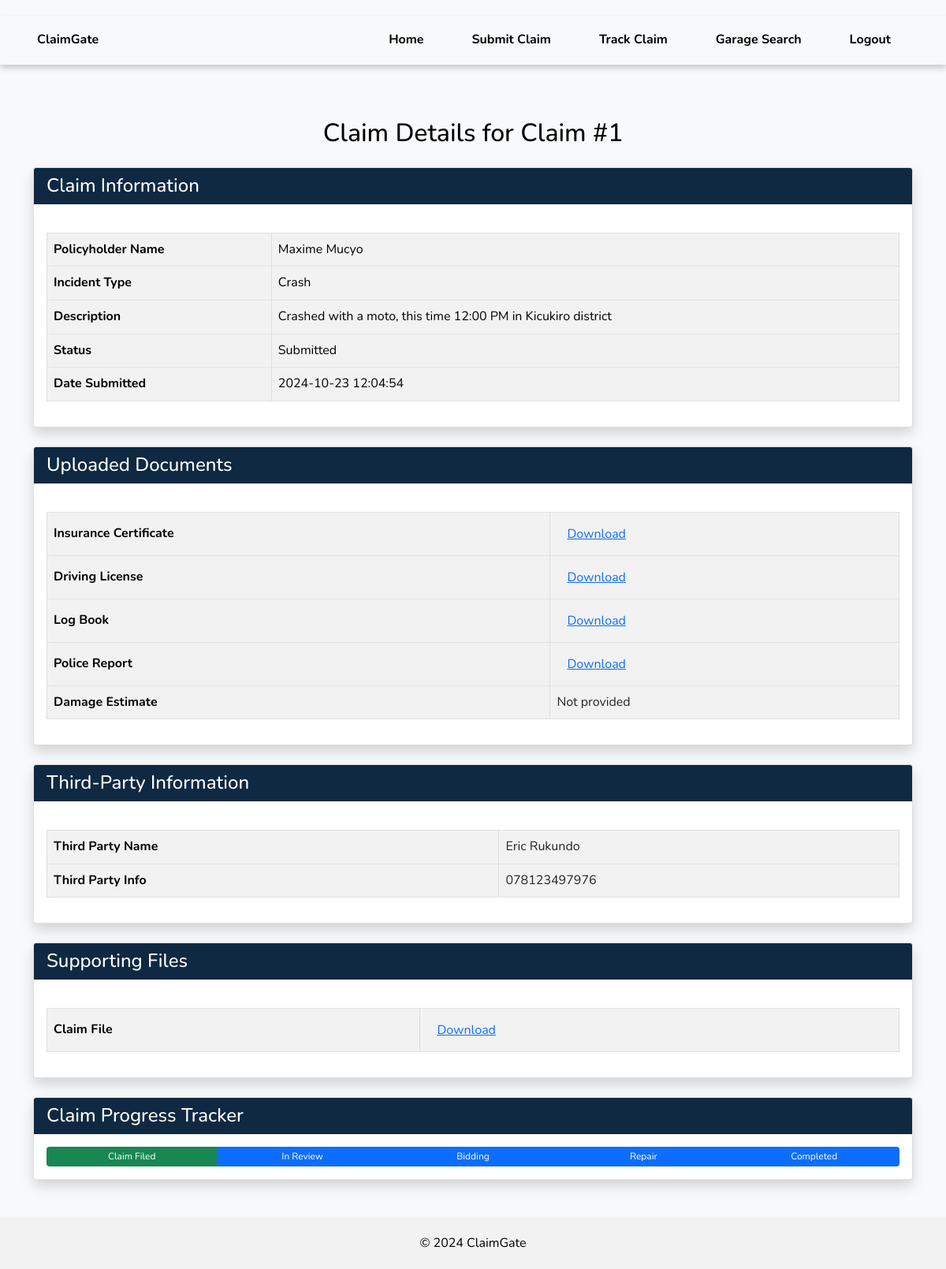
The page /views/claim_detail.php?id=1 (signed in) on the database its author committed.
### tables this page shows
CREATE TABLE IF NOT EXISTS `claims` (
  `id` int NOT NULL AUTO_INCREMENT,
  `policyholder_name` varchar(255) NOT NULL,
  `incident_type` varchar(255) NOT NULL,
  `description` text NOT NULL,
  `insurance_certificate` varchar(255) NOT NULL,
  `driving_license` varchar(255) NOT NULL,
  `log_book` varchar(255) NOT NULL,
  `police_report` varchar(255) NOT NULL,
  `damage_estimate` varchar(255) DEFAULT NULL,
  `third_party_name` varchar(255) DEFAULT NULL,
  `third_party_info` text,
  `claim_file` varchar(255) NOT NULL,
  `status` varchar(50) DEFAULT 'Submitted',
  `date_submitted` datetime DEFAULT CURRENT_TIMESTAMP,
  `user_id` int NOT NULL,
  PRIMARY KEY (`id`)
);

### views/claim_detail.php (the view, shortened to what this page needs)
<?php
require '../config/db.php';
if (isset($_GET['id']) && is_numeric($_GET['id'])) {
    $claim_id = $_GET['id'];
    $stmt = $pdo->prepare("SELECT * FROM claims WHERE id = :claim_id");
    $stmt->execute(['claim_id' => $claim_id]);
    $claim = $stmt->fetch(PDO::FETCH_ASSOC);
    if ($claim) {
        ?>
        <!DOCTYPE html>
        <html lang="en">
        <head>
            <link href="https://cdn.jsdelivr.net/npm/bootstrap@5.1.3/dist/css/bootstrap.min.css" rel="stylesheet">
            <link href="vendor/fontawesome-free/css/all.min.css" rel="stylesheet" type="text/css">
            <link rel="stylesheet" href="../css/styles.css">
        </head>
        <body>
            <header>
                <nav class="navbar navbar-expand-lg">
                    <div class="container-fluid">
                        <a class="navbar-brand" href="#">ClaimGate</a>
                        <div class="collapse navbar-collapse" id="navbarNav">
                            <ul class="navbar-nav ms-auto">
                                <li class="nav-item">
                                    <a class="nav-link" href="index.php">Home</a>
                                </li>
                                <li class="nav-item">
                                    <a class="nav-link" href="submit_claim.php">Submit Claim</a>
                                </li>
                                <li class="nav-item">
                                    <a class="nav-link" href="track_claim.php">Track Claim</a>
                                </li>
                                <li class="nav-item">
                                    <a class="nav-link" href="garage_search.php">Garage Search</a>
                                </li>
                                <li class="nav-item">
                                    <a class="nav-link" href="../controllers/AuthController.php?action=logout">Logout</a>
                                </li>
                            </ul>
                        </div>
                    </div>
                </nav>
            </header>
            <div class="container my-5">
                <h2 class="text-center mb-4">Claim Details for Claim #<?php echo htmlspecialchars($claim['id']); ?></h2>
                <div class="card shadow mb-4">
                    <div class="card-header">
                        <h4 class="mb-0">Claim Information</h4>
                    </div>
                    <div class="card-body">
                        <table class="table table-bordered text-black">
                            <tbody class="text-black mb-4">
                                <tr>
                                    <th class="text-black">Policyholder Name</th>
                                    <td><?php echo htmlspecialchars($claim['policyholder_name']); ?></td>
                                </tr>
                                <tr>
                                    <th class="text-black">Incident Type</th>
                                    <td><?php echo htmlspecialchars($claim['incident_type']); ?></td>
                                </tr>
                                <tr>
                                    <th class="text-black">Description</th>
                                    <td><?php echo nl2br(htmlspecialchars($claim['description'])); ?></td>
                                </tr>
                                <tr>
                                    <th class="text-black">Status</th>
                                    <td><?php echo htmlspecialchars($claim['status']); ?></td>
                                </tr>
                                <tr>
                                    <th class="text-black">Date Submitted</th>
                                    <td><?php echo htmlspecialchars($claim['date_submitted']); ?></td>
                                </tr>
                            </tbody>
                        </table>
                    </div>
                </div>
                <div class="card shadow mb-4">
                    <div class="card-header">
                        <h4 class="mb-0">Uploaded Documents</h4>
                    </div>
                    <div class="card-body">
                        <table class="table table-bordered">
                            <tbody>
                                <tr>
                                    <th class="text-black">Insurance Certificate</th>
                                    <td><?php echo $claim['insurance_certificate'] ? '<a href="' . htmlspecialchars($claim['insurance_certificate']) . '" class="btn btn-link">Download</a>' : 'Not provided'; ?>
                                    </td>
                                </tr>
                                <tr>
                                    <th class="text-black">Driving License</th>
                                    <td><?php echo $claim['driving_license'] ? '<a href="' . htmlspecialchars($claim['driving_license']) . '" class="btn btn-link">Download</a>' : 'Not provided'; ?>
                                    </td>
                                </tr>
                                <tr>
                                    <th class="text-black">Log Book</th>
                                    <td><?php echo $claim['log_book'] ? '<a href="' . htmlspecialchars($claim['log_book']) . '" class="btn btn-link">Download</a>' : 'Not provided'; ?>
                                    </td>
                                </tr>
                                <tr>
                                    <th class="text-black">Police Report</th>
                                    <td><?php echo $claim['police_report'] ? '<a href="' . htmlspecialchars($claim['police_report']) . '" class="btn btn-link">Download</a>' : 'Not provided'; ?>
                                    </td>
                                </tr>
                                <tr>
                                    <th class="text-black">Damage Estimate</th>
                                    <td><?php echo $claim['damage_estimate'] ? '<a href="' . htmlspecialchars($claim['damage_estimate']) . '" class="btn btn-link">Download</a>' : 'Not provided'; ?>
                                    </td>
                                </tr>
                            </tbody>
                        </table>
                    </div>
                </div>
                <div class="card shadow mb-4">
                    <div class="card-header">
                        <h4 class="mb-0">Third-Party Information</h4>
                    </div>
                    <div class="card-body">
                        <table class="table table-bordered">
                            <tbody>
                                <tr>
                                    <th class="text-black">Third Party Name</th>
                                    <td><?php echo $claim['third_party_name'] ? htmlspecialchars($claim['third_party_name']) : 'Not applicable'; ?>
                                    </td>
                                </tr>
                                <tr>
                                    <th class="text-black">Third Party Info</th>
                                    <td><?php echo $claim['third_party_info'] ? nl2br(htmlspecialchars($claim['third_party_info'])) : 'Not applicable'; ?>
                                    </td>
                                </tr>
                            </tbody>
                        </table>
                    </div>
                </div>
                <div class="card shadow mb-4">
                    <div class="card-header">
                        <h4 class="mb-0">Supporting Files</h4>
                    </div>
                    <div class="card-body">
                        <table class="table table-bordered">
                            <tbody>
                                <tr>
                                    <th class="text-black">Claim File</th>
                                    <td><?php echo $claim['claim_file'] ? '<a href="' . htmlspecialchars($claim['claim_file']) . '" class="btn btn-link">Download</a>' : 'Not provided'; ?>
                                    </td>
                                </tr>
                            </tbody>
                        </table>
                    </div>
                </div>
                <div class="card shadow">
                    <div class="card-header">
                        <h4 class="mb-0">Claim Progress Tracker</h4>
                    </div>
                    <div class="card-body ">
                        <div class="progress">
                            <?php
                            $statuses = ['Claim Filed', 'In Review', 'Bidding', 'Repair', 'Completed'];
                            $currentStatusIndex = array_search($claim['status'], $statuses);
                            foreach ($statuses as $index => $status) {
                                $isActive = $index <= $currentStatusIndex ? 'bg-success' : 'bg-grey';
                                echo "<div class='progress-bar $isActive' style='width: " . (100 / count($statuses)) . "%;'>$status</div>";
                            }
                            ?>
                        </div>
                    </div>
                </div>
            </div>
            <footer class=" footer">
                <p class="mb-0">&copy; 2024 ClaimGate</p>
            </footer>
        </body>
        </html>
        <?php
    } else {
        echo "<div class='container my-5'><p class='alert alert-danger'>Claim not found.</p></div>";
    }
} else {
    echo "<div class='container my-5'><p class='alert alert-danger'>Error: No valid claim ID provided.</p></div>";
}
?>

### css/styles.css (style rules this page uses)
:root { --secondary-color: #f8f9fa; --accent-color: #3ba8f5; --text-color: #000; --border-radius: 5px; --table-bg-color: #f2f2f2; --font-family-sans-serif: "Nunito", -apple-system, BlinkMacSystemFont, "Segoe UI", Roboto, "Helvetica Neue", Arial, sans-serif, "Apple Color Emoji", "Segoe UI Emoji", "Segoe UI Symbol", "Noto Color Emoji"; --font-family-monospace: SFMono-Regular, Menlo, Monaco, Consolas, "Liberation Mono", "Courier New", monospace; }
body { font-family: 'Nunito', sans-serif; margin: 0; padding: 0; background-color: var(--secondary-color); color: var(--text-color); line-height: 1.6; display: flex; min-height: 100vh; flex-direction: column; }
h1, h2, h3 { color: var(--primary-color); margin-bottom: 10px; }
a { color: var(--accent-color); text-decoration: none; }
table { width: 100%; border-collapse: collapse; margin-top: 20px; background-color: var(--table-bg-color); }
th, td { border: 1px solid #ddd; padding: 8px; text-align: left; }
th { background-color: var(--primary-color); color: white; }
header { background-color: var(--primary-color); color: white; padding: 20px 0; text-align: center; }
nav ul { list-style: none; padding: 0; margin: 0; text-align: center; }
nav li { display: inline-block; margin: 0 15px; }
nav a { color: white; text-decoration: none; padding: 10px 15px; border-radius: var(--border-radius); transition: background-color 0.3s ease; }
footer { background-color: #f2f2f2; color: black; text-align: center; padding: 20px 0; margin-top: auto; }

### views/claim_detail.php (style rules this page uses)
body { font-family: 'Nunito', sans-serif; }
.navbar { box-shadow: 0 4px 8px rgba(0, 0, 0, 0.2); padding: 10px 20px; }
.navbar a { color: #333333; font-size: 16px; font-weight: bold; text-decoration: none; margin-right: 15px; }
.navbar-brand { font-weight: bold; font-size: 1.5rem; color: black !important; }
.nav-link { color: black !important; transition: color 0.3s; }
.card-header { background-color: #0f2942; color: white; }
.progress { height: 25px; color: green; }
.progress-bar { transition: width 0.4s ease; }
.table th, .table td { vertical-align: middle; }
.navbar-brand { font-weight: bold; font-size: 1.5rem; }
.footer { text-align: center; padding: 20px; background-color: #f2f2f2; color: black; position: relative; bottom: 0; width: 100%; }

### rows shown on the page
claims: id "1", policyholder_name "Maxime Mucyo", incident_type "Crash", description "Crashed with a moto, this time 12:00 PM in Kicukiro district", status "Submitted", date_submitted "2024-10-23 12:04:54", third_party_name "Eric Rukundo", third_party_info "078123497976"

### other values the page prints
$status "Claim Filed"
$status "In Review"
$status "Bidding"
$status "Repair"
$status "Completed"
